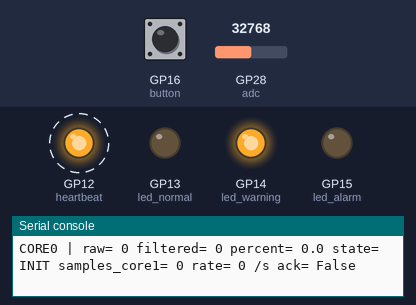
Simulated run of this program. Board: Raspberry Pi Pico running MicroPython. On the bench: output pins drawn as LEDs (lit = HIGH), the last lines printed to the serial console. Dashed ring = blinking. Inputs (shaded band) come from the test bench; at power-on: GP28 (adc) = 32768, GP16 (button) HIGH (analog values on the 0–65535 scale). Threads take turns every 2 ms.

Above: at 0.9 s.
1.3 s: GP28 (adc) set to 31776
At 1.71 s:
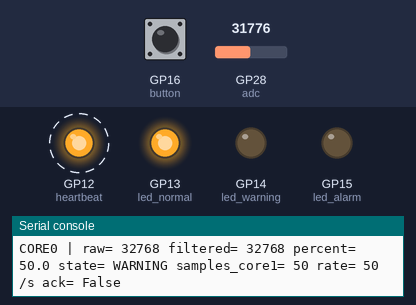
4.3 s: GP28 (adc) set to 57670
At 4.51 s:
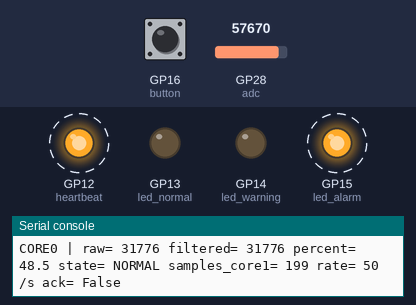
7.3 s: GP16 (button) pulled LOW for 0.15 s
At 7.52 s:
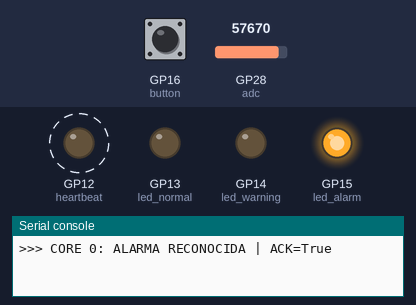
10.3 s: GP28 (adc) set to 50336
13.3 s: GP28 (adc) set to 48000
At 13.54 s:
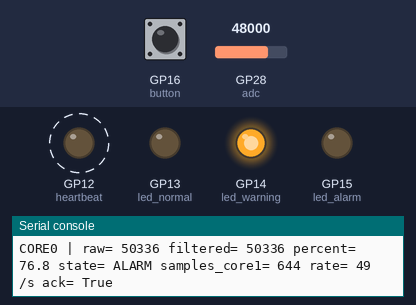
Timing chart, 0 to 20.3 s (numbered marks = the images above; inputs shaded):
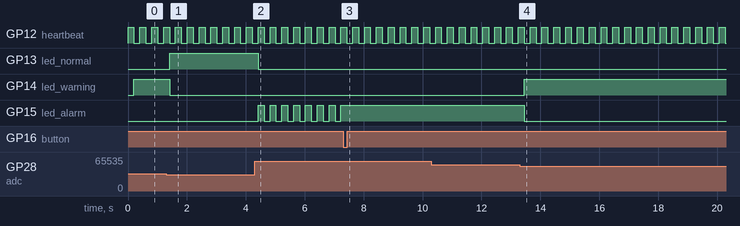

The program:

main_dualcore_physical.py
```python
# =========================================================================
#  RETO 08 - Sistema multitarea (version Pico fisica, dual-core)
#  Sesion 08: Procesamiento multihilo / Dual-Core
#  Angel Rugerio Jiménez #201720
#
#  Mismo sistema que main_wokwi.py, pero ahora en PARALELO real:
#    Core 1 (hilo de _thread) -> ADC -> promedio movil -> % -> estado, cada 20 ms
#    Core 0 (programa principal) -> boton (ACK / reset), LEDs, heartbeat y serial
#  Los dos nucleos se comunican por el diccionario shared, protegido con lock.
# =========================================================================

from machine import Pin, ADC
from time import ticks_ms, ticks_diff, sleep_ms
import _thread

# ===== Hardware =====
adc = ADC(28)                           # GP28 - ADC2, cursor del potenciometro
led_normal = Pin(13, Pin.OUT)           # GP13 - LED verde    (NORMAL)
led_warning = Pin(14, Pin.OUT)          # GP14 - LED amarillo (WARNING)
led_alarm = Pin(15, Pin.OUT)            # GP15 - LED rojo     (ALARM)
heartbeat = Pin(12, Pin.OUT)            # GP12 - LED azul     (sistema vivo)
button = Pin(16, Pin.IN, Pin.PULL_UP)   # GP16 - boton ACK: libre = 1, presionado = 0

# ===== Parametros =====
WARNING = 50        # % a partir del cual el estado es WARNING
ALARM = 75          # % a partir del cual el estado es ALARM
BUFFER_SIZE = 8     # Lecturas que promedia el filtro -> 8 x 20 ms = 160 ms de ventana

sensor_period = 20      # ms -> 50 Hz (Core 1)
button_period = 50      # ms -> 20 Hz (Core 0)
ui_period = 200         # ms -> 5 Hz  (Core 0)
log_period = 1000       # ms -> 1 Hz  (Core 0)

# ===== Datos compartidos entre nucleos =====
# Core 1 escribe raw/filtered/percent/state/samples; Core 0 escribe ack.
# Todo acceso a shared va entre lock.acquire() y lock.release().
lock = _thread.allocate_lock()

shared = {
    "raw": 0,
    "filtered": 0,
    "percent": 0.0,
    "state": "INIT",
    "samples": 0,
    "ack": False,
}

# Solo los usa Core 0: no necesitan lock
last_button = 1
alarm_blink = False
last_samples = 0

# TODAS las globales se crean ANTES de lanzar el hilo, now incluida. En la Pico
# los dos nucleos corren sin GIL: si Core 0 crea una global nueva mientras
# Core 1 busca otra (p. ej. classify), Core 1 puede recibir un NameError falso.
now = ticks_ms()
next_ui = now
next_button = now
next_log = now

# Ventana del promedio movil: solo la usa Core 1, tampoco necesita lock
buffer = []


def due(now, target):
    return ticks_diff(now, target) >= 0


def moving_average(new_value):
    buffer.append(new_value)
    if len(buffer) > BUFFER_SIZE:
        buffer.pop(0)
    return sum(buffer) // len(buffer)


def classify(percent):
    if percent >= ALARM:
        return "ALARM"
    elif percent >= WARNING:
        return "WARNING"
    else:
        return "NORMAL"


# ===== CORE 1: tarea critica =====
# Lee, filtra, clasifica y publica. No imprime ni toca LEDs: si hiciera trabajo
# lento, dejaria de ser una tarea rapida. Todo el calculo va FUERA del lock;
# dentro solo se copian los resultados, para tener el lock el menor tiempo posible.
def sensor_core():
    while True:
        raw = adc.read_u16()
        filtered = moving_average(raw)
        percent = filtered * 100 / 65535
        state = classify(percent)

        lock.acquire()
        shared["raw"] = raw
        shared["filtered"] = filtered
        shared["percent"] = percent
        shared["state"] = state
        shared["samples"] += 1
        if state != "ALARM":
            shared["ack"] = False   # la condicion desaparecio: el ACK ya no vale
        lock.release()

        sleep_ms(sensor_period)     # este sleep solo duerme a Core 1


# Copia de todos los datos en un solo acquire: los 6 valores son del MISMO instante
def read_shared():
    lock.acquire()
    snapshot = (
        shared["raw"],
        shared["filtered"],
        shared["percent"],
        shared["state"],
        shared["samples"],
        shared["ack"],
    )
    lock.release()
    return snapshot


# ===== CORE 0: tareas secundarias =====
def ui_task():
    global alarm_blink

    raw, filtered, percent, state, samples, ack = read_shared()
    heartbeat.toggle()

    led_normal.value(state == "NORMAL")
    led_warning.value(state == "WARNING")

    if state == "ALARM":
        if ack:
            led_alarm.on()
        else:
            alarm_blink = not alarm_blink
            led_alarm.value(alarm_blink)
    else:
        led_alarm.off()


# Revisar el estado y escribir el ACK va en el MISMO acquire: si se soltara el
# lock entre las dos cosas, Core 1 podria salir de ALARM justo en medio y el
# ACK quedaria puesto sobre una alarma que ya no existe.
def button_task():
    global last_button, last_samples

    current = button.value()

    if last_button == 1 and current == 0:
        lock.acquire()
        if shared["state"] == "ALARM":
            shared["ack"] = True        # en ALARM: reconocer
            accepted = True
        else:
            shared["samples"] = 0       # fuera de ALARM: reset del contador
            accepted = False
        lock.release()

        # print fuera del lock: imprimir es lento y Core 1 tendria que esperar
        if accepted:
            print(">>> CORE 0: ALARMA RECONOCIDA | ACK=True")
        else:
            last_samples = 0
            print(">>> CORE 0: sin ALARM, contador de muestras reiniciado")

    last_button = current


def log_task():
    global last_samples

    raw, filtered, percent, state, samples, ack = read_shared()
    rate = samples - last_samples
    last_samples = samples

    print("CORE0 | raw=", raw,
          "filtered=", filtered,
          "percent=", round(percent, 1),
          "state=", state,
          "samples_core1=", samples,
          "rate=", rate, "/s",
          "ack=", ack)


# ===== Inicio =====
print("RETO 08 - Sistema multitarea (Pico fisica, dual-core)")
print(f"Core 1: sensor cada {sensor_period} ms | Core 0: boton {button_period} ms, UI {ui_period} ms, log {log_period} ms")
print("Umbrales: WARNING >=", WARNING, "% | ALARM >=", ALARM, "% | Filtro:", BUFFER_SIZE, "lecturas")

_thread.start_new_thread(sensor_core, ())
print("Core 1 iniciado. Core 0 mantiene UI, boton y serial.")

while True:
    now = ticks_ms()

    if due(now, next_button):
        button_task()
        next_button = now + button_period

    if due(now, next_ui):
        ui_task()
        next_ui = now + ui_period

    if due(now, next_log):
        log_task()
        next_log = now + log_period

    sleep_ms(2)
```

Measured:
- the behaviour switches between 32768 and 32752 on GP28 (adc) (found by bisection; images 0 and 1)
- the behaviour switches between 49152 and 49136 on GP28 (adc) (found by bisection; images 3 and 4)
- after the input at 1.3 s, GP13 (led_normal): LOW → HIGH after 0.11 s; GP14 (led_warning): HIGH → LOW after 0.11 s
- after the input at 4.3 s, GP13 (led_normal): HIGH → LOW after 0.12 s; GP15 (led_alarm): alternates HIGH for 0.20 s and LOW for 0.20 s, starting after 0.12 s
- after the input at 7.3 s, GP15 (led_alarm): stops changing and stays HIGH
- after the input at 13.3 s, GP14 (led_warning): LOW → HIGH after 0.15 s; GP15 (led_alarm): HIGH → LOW after 0.15 s
- by itself, GP12 (heartbeat): alternates HIGH for 0.20 s and LOW for 0.20 s
